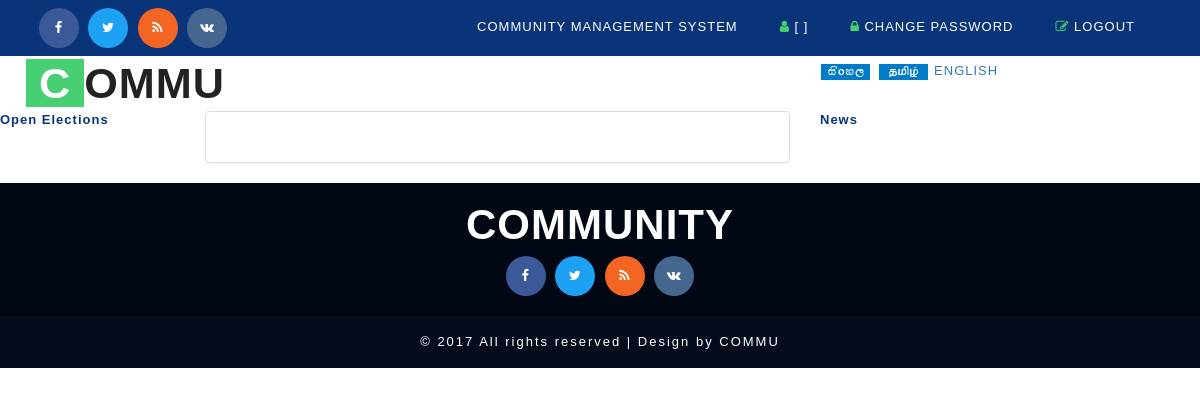
/home.php, run on an earlier commit of the app's database.
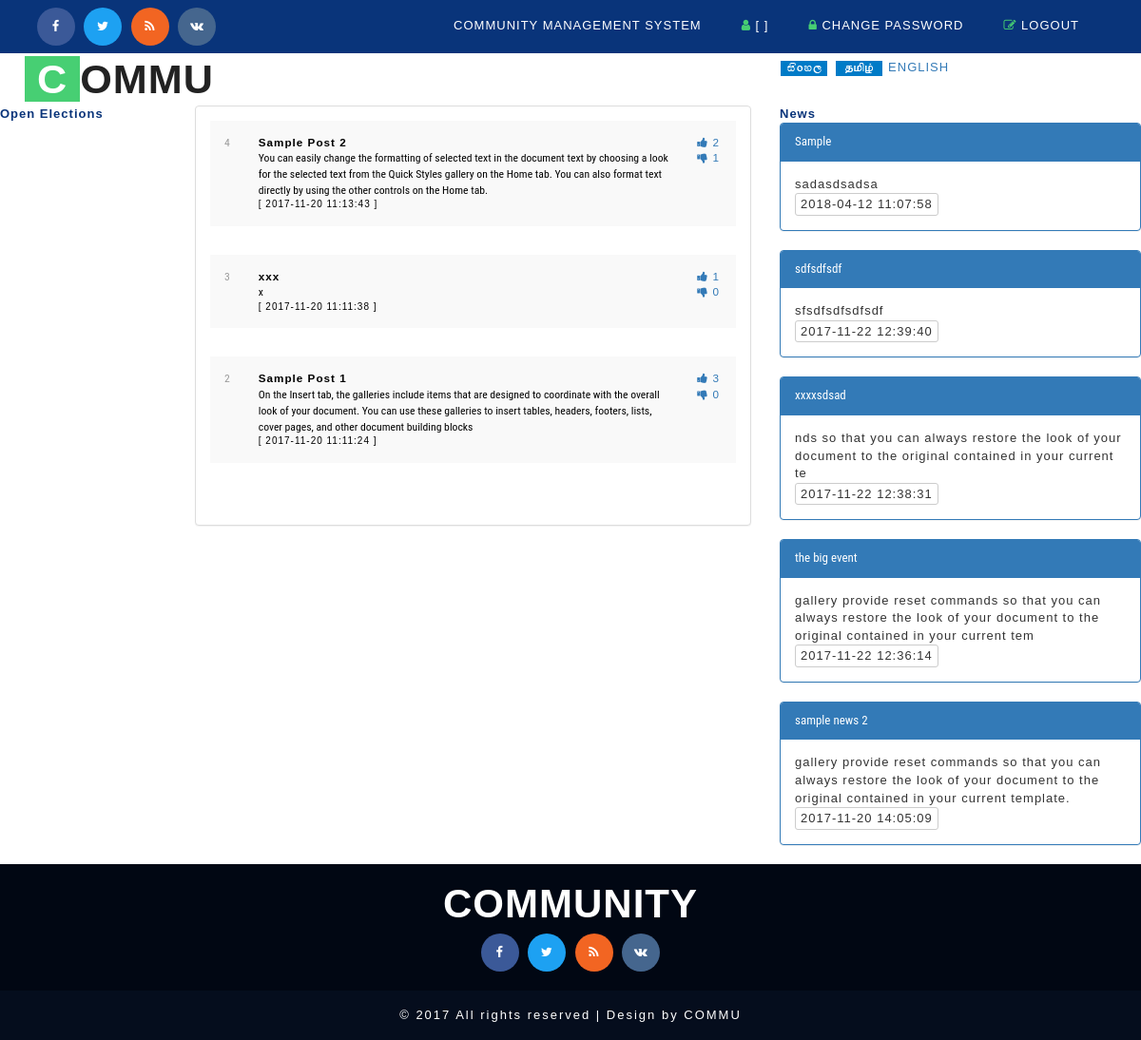
And on a later commit of the database.
### tables this page shows
CREATE TABLE `cms_post` (  `id` int(5) NOT NULL AUTO_INCREMENT,  `posttitle` varchar(250) DEFAULT NULL,  `description` varchar(250) DEFAULT NULL,  `plike` int(5) DEFAULT 0,  `dislike` int(5) DEFAULT 0,  `usercreated` int(5) DEFAULT NULL COMMENT 'cms_member',  `datecreated` timestamp NOT NULL DEFAULT current_timestamp(),  `status` varchar(10) DEFAULT 'PENDING' COMMENT 'PENDING|ACTIVE|CLOSE',  PRIMARY KEY (`id`),  KEY `FK_cms_post_member` (`usercreated`),  CONSTRAINT `FK_cms_post_member` FOREIGN KEY (`usercreated`) REFERENCES `cms_member` (`id`));

CREATE TABLE `cms_news` (  `id` int(5) NOT NULL AUTO_INCREMENT,  `news_title` varchar(50) DEFAULT NULL,  `description` varchar(250) DEFAULT NULL,  `usercreated` int(5) DEFAULT NULL COMMENT 'cms_user',  `datecreated` timestamp NOT NULL DEFAULT current_timestamp(),  `status` varchar(10) DEFAULT 'ACTIVE' COMMENT 'ACT|DACT',  PRIMARY KEY (`id`),  KEY `FK_cms_news_user` (`usercreated`),  CONSTRAINT `FK_cms_news_user` FOREIGN KEY (`usercreated`) REFERENCES `cms_user` (`id`));

### model/DB.php (called while the page is built, shortened)
<?php
function getDBConnection() {
    $servername = "localhost";
    $username = "root";
    $password = "123";
    $db = "cmsdb";
    $conn = mysqli_connect($servername, $username, $password, $db);
    if (!$conn) {
        die("Connection failed: " . mysqli_connect_error());
    } else {
        return $conn;
    }
}
function getData($sql) {
    $conn = getDBConnection();
    $result = mysqli_query($conn, $sql);
    if (mysqli_num_rows($result) > 0) {
        return $result;
    } else {
        return FALSE;
    }
}
?>

### home.php (the view, shortened to what this page needs)
<!DOCTYPE html>
<html lang="en">
    <head>
        <?php include_once './basecss.php'; ?>
    </head>
    <body>
        <div class="header">
            <div class="w3layouts_header_right">
                <div class="agileits-social top_content">
                    <ul>
                        <li><a href="#"><i class="fa fa-facebook"></i></a></li>
                        <li><a href="#"><i class="fa fa-twitter"></i></a></li>
                        <li><a href="#"><i class="fa fa-rss"></i></a></li>
                        <li><a href="#"><i class="fa fa-vk"></i></a></li>
                    </ul>
                </div>
            </div>
            <div class="w3layouts_header_left">
                <?php include './_top.php'; ?>
            </div>
            <div class="clearfix"> </div>
        </div>
        <div class="banner">
            <nav class="navbar navbar-default">
                <div class="navbar-header navbar-left">
                    <h1><a class="navbar-brand" href="home.php"><span>C</span>OMMU</a></h1>
                </div>
                <div class="w3_agile_search">
                    <?php
                    include '_search.php';
                    ?>
                </div>
            </nav>
        </div>
        <div class="row">
            <div class="col-md-2">
                <p style="font-weight: bold;color: #09347a">Open Elections</p>
                <?php
                include './model/DB.php';
                            ?>
            </div>
            <div class="col-md-6">
                <div class="panel panel-default">
                    <div class="panel-body">
                        <table class="table table-striped">
                            <?php
                            $sqlPost = " SELECT * FROM cms_post WHERE STATUS = 'ACTIVE' ORDER BY id DESC  ";
                            $resultAllPost = getData($sqlPost);
                            if ($resultAllPost != FALSE) {
                                while ($row = mysqli_fetch_assoc($resultAllPost)) {
                                    ?>
                                    <tr>
                                        <td><?= $row['id'] ?></td>
                                        <td style="color: black">
                                            <p style="font-weight: bold"><?= $row['posttitle'] ?></p>
                                            <?= $row['description'] ?>
                                            <p style="font-size: x-small">[ <?= $row['datecreated'] ?> ]</p></td>
                                        <td>
                                            <a href="home.php?pid=<?= $row['id'] ?>&totalDisLike=<?= $row['dislike'] ?>&totalLike=<?= $row['plike'] ?>&action=LIKE&usr=<?= $row['usercreated'] ?>"> <i class="fa fa-thumbs-up"></i> <?= $row['plike']; ?></a>
                                            <a href="home.php?pid=<?= $row['id'] ?>&totalDisLike=<?= $row['dislike'] ?>&totalLike=<?= $row['plike'] ?>&action=DISLIKE&usr=<?= $row['usercreated'] ?>"> <i class="fa fa-thumbs-down"></i> <?= $row['dislike']; ?></a>
                                        </td>
                                    </tr>
                                    <td></td>
                                    <td></td>
                                    <?php
                                }
                            }
                            ?>
                        </table>
                    </div>
                </div>
            </div>
            <div class="col-md-4">
                <p style="font-weight: bold;color: #09347a">News</p>
                <?php
                $sqlNews = " SELECT * FROM cms_news WHERE STATUS = 'ACTIVE' ORDER BY id DESC  ";
                $resultNews = getData($sqlNews);
                if ($resultNews != FALSE) {
                    while ($row = mysqli_fetch_assoc($resultNews)) {
                        ?>
                        <div class="panel panel-primary">
                            <div class="panel-heading "><?= $row['news_title'] ?></div>
                            <div class="panel-body">
                                <p > <?= $row['description'] ?> </p>
                                <p style="font-size: small" class="btn btn-default btn-xs" > <?= $row['datecreated'] ?> </p>
                            </div>
                        </div>
                        <?php
                    }
                }
                ?>
            </div>
        </div>
        <?php include './_footer.php'; ?>
    </body>
</html>

What changed in the data, as far as the page shows it:
added cms_post: id "4", posttitle "Sample Post 2", description "You can easily change the formatting of selected text in the document text by choosing a look for the selected text from the Quick Styles gallery on the Home tab. You can also format text directly by using the other controls on the Home tab.", datecreated "2017-11-20 11:13:43", plike "2", dislike "1"
added cms_post: id "3", posttitle "xxx", description "x", datecreated "2017-11-20 11:11:38", plike "1", dislike "0"
added cms_post: id "2", posttitle "Sample Post 1", description "On the Insert tab, the galleries include items that are designed to coordinate with the overall look of your document. You can use these galleries to insert tables, headers, footers, lists, cover pages, and other document building blocks", datecreated "2017-11-20 11:11:24", plike "3", dislike "0"
added cms_news: news_title "Sample", description "sadasdsadsa", datecreated "2018-04-12 11:07:58"
added cms_news: news_title "sdfsdfsdf", description "sfsdfsdfsdfsdf", datecreated "2017-11-22 12:39:40"
added cms_news: news_title "xxxxsdsad", description "nds so that you can always restore the look of your document to the original contained in your current te", datecreated "2017-11-22 12:38:31"
added cms_news: news_title "the big event", description "gallery provide reset commands so that you can always restore the look of your document to the original contained in your current tem", datecreated "2017-11-22 12:36:14"
added cms_news: news_title "sample news 2", description "gallery provide reset commands so that you can always restore the look of your document to the original contained in your current template.", datecreated "2017-11-20 14:05:09"
